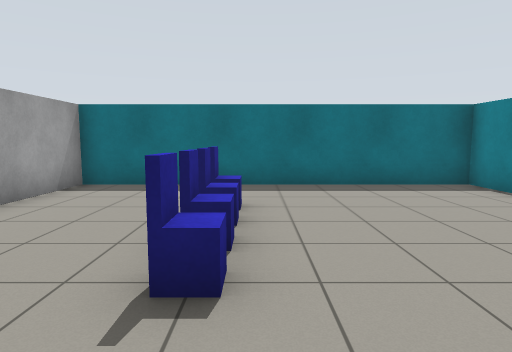
View 1 (above)

14 first-person views from a walk through a robot-simulator world made for Gazebo. The camera is 1.1 m above the floor, tilts 6° down and sees 75° across. The floor is counted in squares, 1 m on a side. Each view is taken from the middle of a square. On the plan, view 1 faces up. The plan holds only what a view shows up to about 13 squares ahead; the rest is blank.

View 2
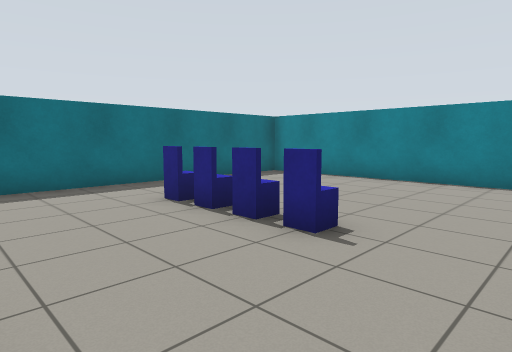

View 3
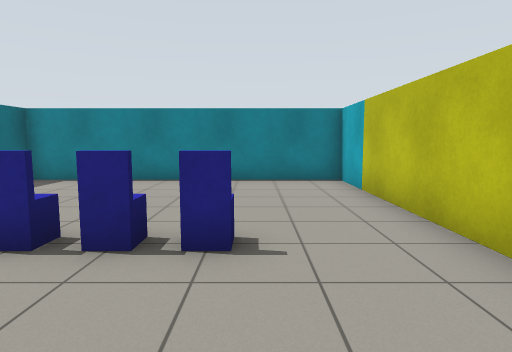

View 4
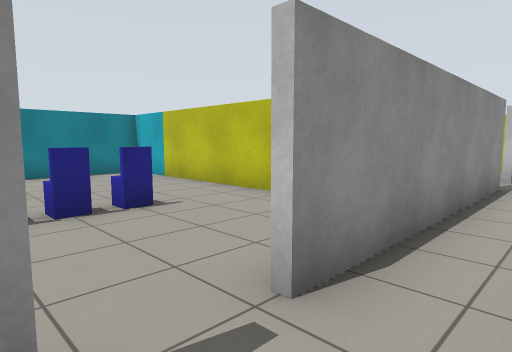

View 5
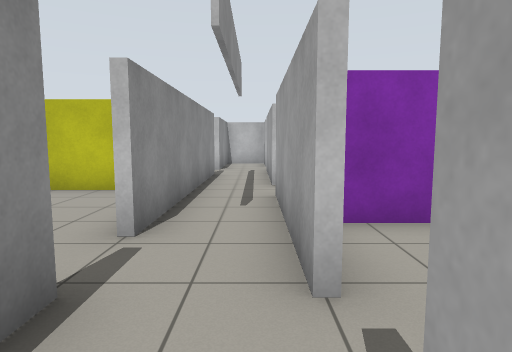

View 6
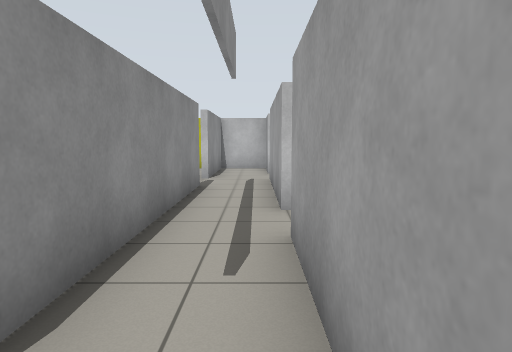

View 7
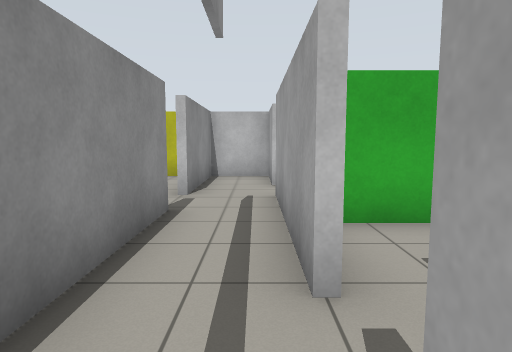

View 8
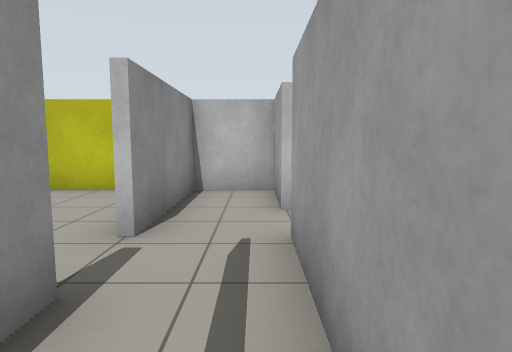

View 9
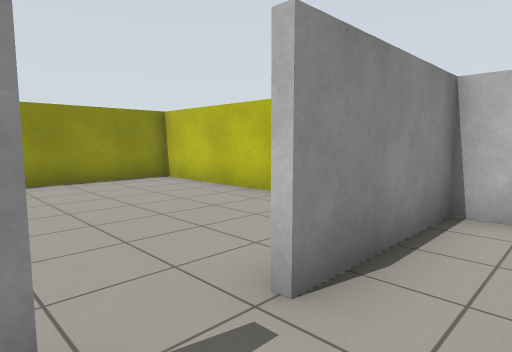

View 10
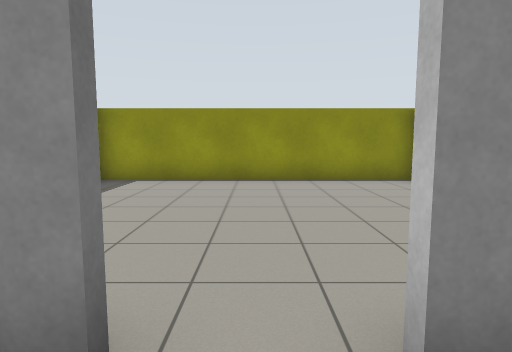

View 11
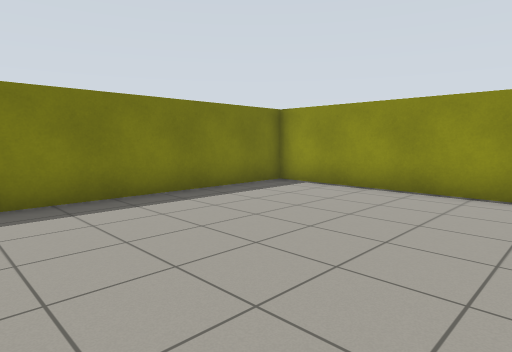

View 12
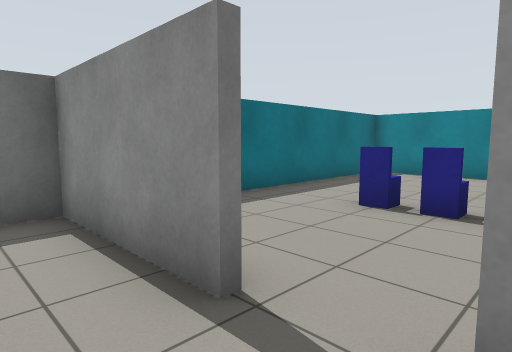

View 13
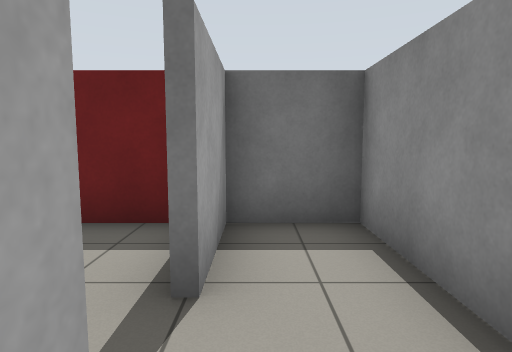

View 14
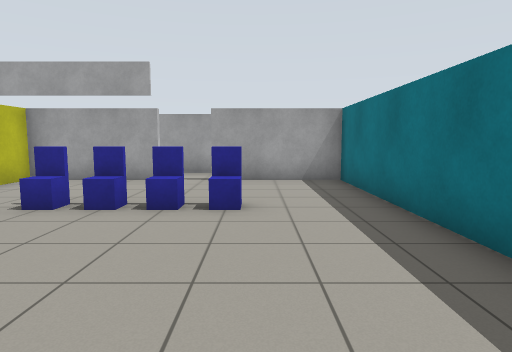

### Floor plan
Points are (right, up) in squares from view 1. A wall is a line through its corners. A room is listed if a view was taken in it or the views show most of it. See-through windows are left out.
Room 1 (views 1, 2, 3, 14)
walls: (-4.4, 3.4) (-4.4, -0.4) (5.4, -0.4) (5.4, 8.4) (-4.9, 8.4); (-4.4, 8.5) (-4.4, 4.8)
ways out: opening at (-5, 4) to room 2
objects: chair (0, 2) to (0, 5)
Room 2 (views 4, 5, 6, 7, 8, 9, 10, 12, 13)
walls: (-6.4, -1.2) (-6.4, -5.8); (-4.6, -4.4) (-4.6, 3.2); (-4.6, 4.6) (-4.6, 8.5); (-6.4, 4.8) (-6.4, 0.5); (-6.4, -7.2) (-6.4, -9.4) (-4.6, -9.4) (-4.6, -5.8); (-4.9, 8.4) (-6.4, 8.4) (-6.4, 6.2)
ways out: opening at (-5, 4) to room 1; opening at (-5, -5) to room 3; opening at (-7, -6.5); opening at (-7, -0.5); opening at (-7, 5.5)
Room 3 (view 11)
walls: (-3.9, -9.4) (3.4, -9.4) (3.4, -0.6) (-3.3, -0.6)
ways out: opening at (-5, -5) to room 2

Positions as (right, up) in squares from view 1, and headings:
1: (0, 0), facing up
2: (-4, 0), facing up-right
3: (-4, 2), facing right
4: (-6, 5), facing down-right
5: (-6, 7), facing down
6: (-6, 4), facing down
7: (-6, 1), facing down
8: (-6, -2), facing down
9: (-6, -4), facing down-right
10: (-6, -5), facing right
11: (-4, -7), facing up-right
12: (-6, 3), facing up-right
13: (-6, 4), facing up
14: (5, 6), facing left
